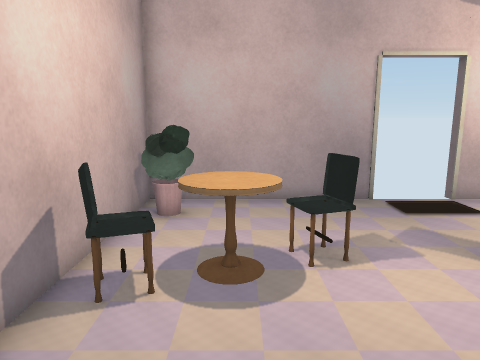
View 1 (above)

13 first-person views from a walk through a 3-D level made in the Unity game engine. The camera is 1.2 m above the floor, tilts 10° down and sees 70° across. The floor is counted in squares, 0.5 m on a side. Each view is taken from the middle of a square. On the plan, view 1 faces up. The plan holds only what a view shows up to about 20 squares ahead; the rest is blank. The player character is not drawn. Some surface patterns are stand-ins.

View 2
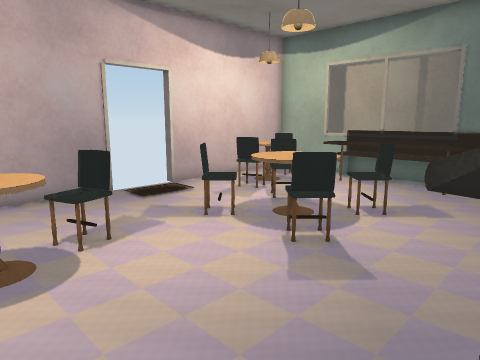

View 3
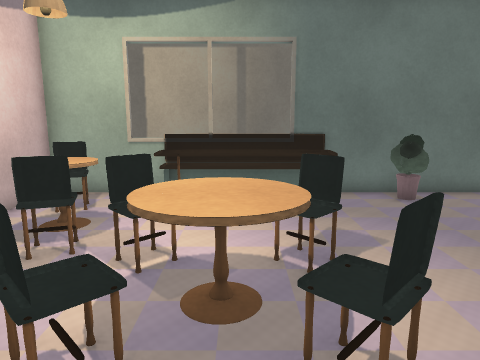

View 4
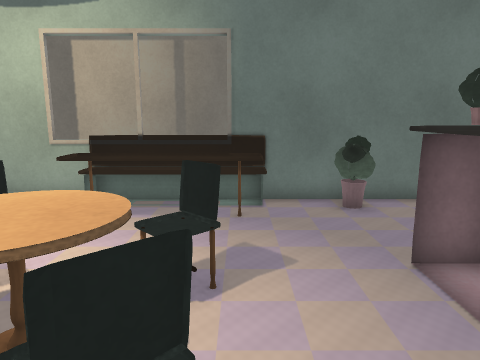

View 5
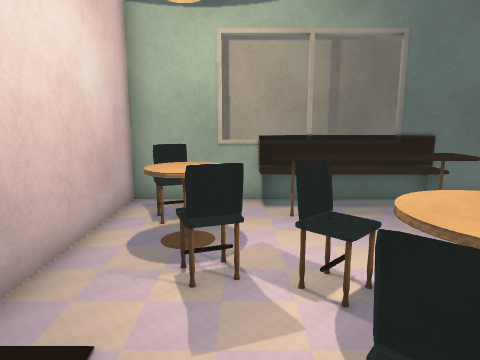

View 6
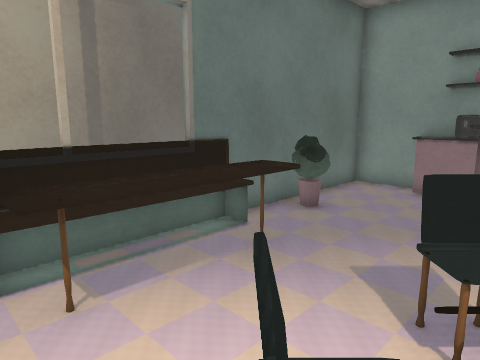

View 7
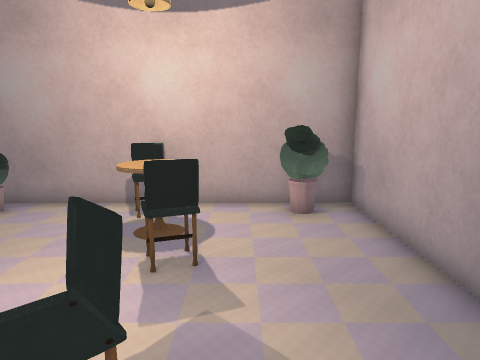

View 8
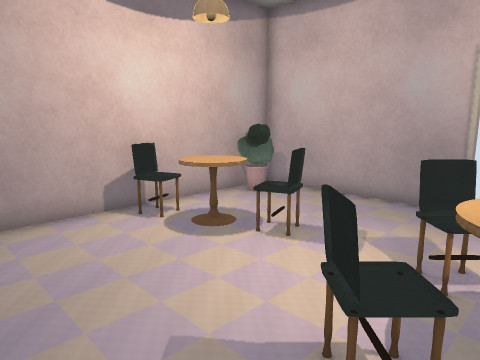

View 9
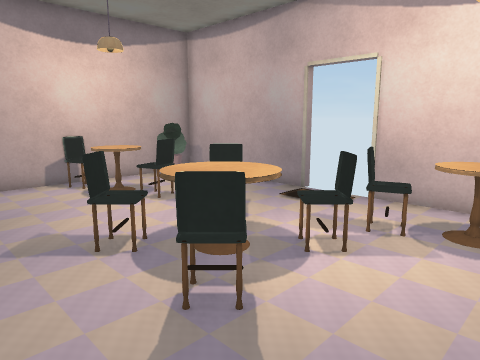

View 10
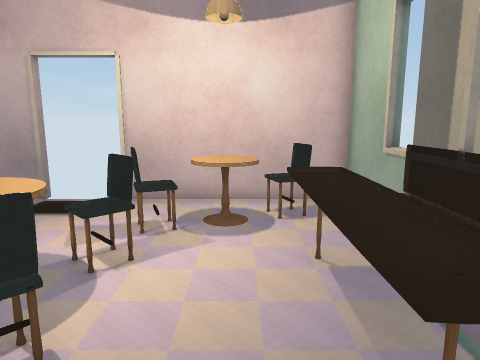

View 11
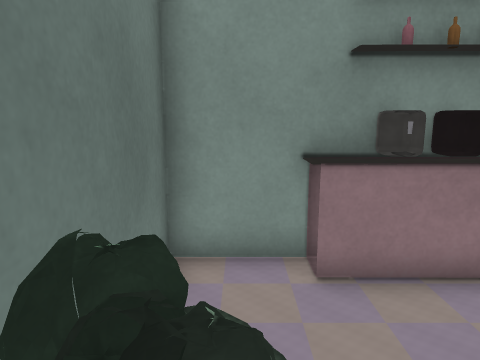

View 12
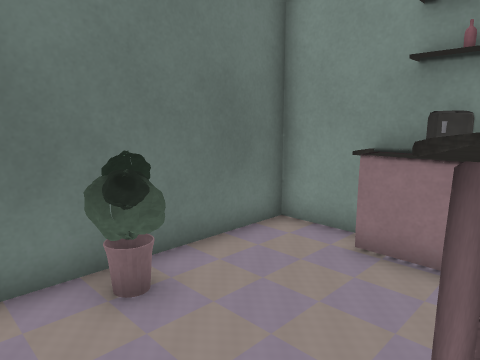

View 13
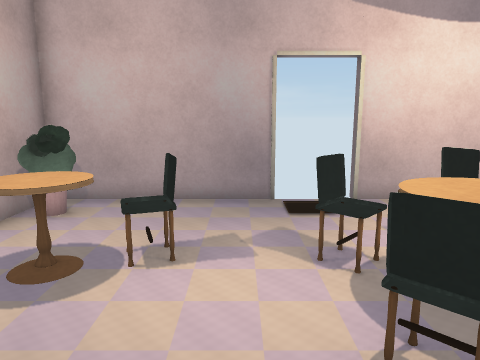

### Floor plan
Key: @ floor where view 1 was taken; # wall or solid block; . floor; = window, fence, low wall or low ledge; O other object.
Columns run from 3 left of view 1 to 14 right of it. Each row starts with its distance up from view 1.
 11        # ##
 10 ########.########
  9 #OO.........OO==##
  8 #..........=OO#=##
  7 #..........=OO..=#
  6 #.OO#=.==.#=..OO##
  5 #=OOO ..OOO#..OO##
  4 #=.O....OOO...OO#
  3 #......=#OO=..OO#
  2 #.......=..=..OO#
  1 #.............O.#
  0 #O @ ...........#
 -1   .#=      ##..O#
 -2            ##...#
 -3             ....#
 -4             ....#
 -5            O##=.#
 -6            OO####

Positions as (right, up) in squares from view 1, and headings:
1: (0, 0), facing up
2: (-1, -1), facing up-right
3: (2, 4), facing right
4: (3, 2), facing right
5: (3, 7), facing right
6: (7, 7), facing down-right
7: (7, 7), facing left
8: (6, 0), facing up-left
9: (11, 0), facing up-left
10: (10, 0), facing up
11: (12, 0), facing down
12: (8, 1), facing down-right
13: (3, 0), facing up
